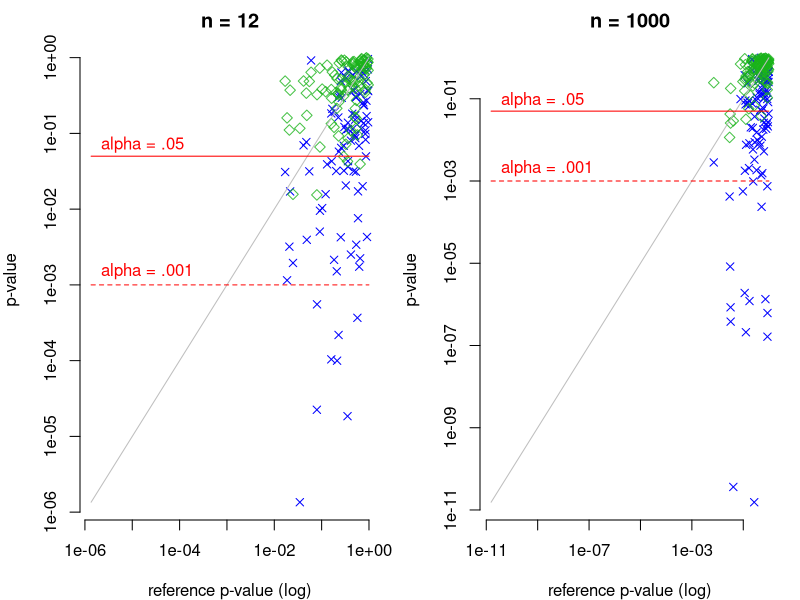

Here is the R script that generated this plot:
rm(list=ls())


df <- read.csv("p-values-noeffect-12.csv", sep=",", header=TRUE, strip.white=TRUE)

min = min(df$pX1,df$artX1,df$intX1,df$parX1)
max = max(df$pX1,df$artX1,df$intX1,df$parX1)

#min = min(df$pX1,df$artX1,df$parX1)
#max = max(df$pX1,df$artX1,df$parX1)

par(mfrow = c(1, 2), mar = c(4, 4, 2, 1))

plot(df$pX1,df$artX1, ylim=c(min, max), xlim=c(min,max), col="blue", log='xy', frame.plot=F, ylab="p-value", xlab="reference p-value (log)", pch=4, main = "n = 12")
par(new=TRUE)
plot(df$pX1,df$parX1, ylim=c(min, max), xlim=c(min,max),  col = rgb(0.1, .7, 0.1, 0.8), log='xy', bty ="n", axes=F, frame.plot=F, xaxt='n', yaxt='n', xlab=NA, ylab=NA, pch=5)
par(new=TRUE)
#plot(df$pX1,df$intX1,  ylim=c(min, max), xlim=c(min,max), log='xy', col = "blue", bty ="n", axes=F, frame.plot=F, xaxt='n', yaxt='n', xlab=NA, ylab=NA)
curve(1*x, add = T,col="grey")
curve(.05+0*x, add = T,col="red")
text(min, .07, "alpha = .05", col = "red", pos = 4)
curve(.001+0*x, add = T,col="red", lty =2)
text(min, .0015, "alpha = .001", col = "red", pos = 4)

#text(.0006, 0.5, "PAR", col = rgb(0.1, .7, 0.1, 0.8), pos = 4)
#text(.0006, 0.0001, "ART", col = "blue", pos = 4)


df <- read.csv("p-values-noeffect-1000.csv", sep=",", header=TRUE, strip.white=TRUE)
min = min(df$pX1,df$artX1,df$intX1,df$parX1)
max = max(df$pX1,df$artX1,df$intX1,df$parX1)
plot(df$pX1,df$artX1, ylim=c(min, max), xlim=c(min,max), col="blue", log='xy', frame.plot=F, ylab="p-value", xlab="reference p-value (log)", pch=4, main = "n = 1000")
par(new=TRUE)
plot(df$pX1,df$parX1, ylim=c(min, max), xlim=c(min,max), col = rgb(0.1, .7, 0.1, 0.8), log='xy', bty ="n", axes=F, frame.plot=F, xaxt='n', yaxt='n', xlab=NA, ylab=NA, pch=5)
par(new=TRUE)
#plot(df$pX1,df$intX1,  ylim=c(min, max), xlim=c(min,max), log='xy', col = "blue", bty ="n", axes=F, frame.plot=F, xaxt='n', yaxt='n', xlab=NA, ylab=NA)
curve(1*x, add = T,col="grey")
curve(.05+0*x, add = T,col="red")
text(min, .09, "alpha = .05", col = "red", pos = 4)
curve(.001+0*x, add = T,col="red", lty =2)
text(min, .002, "alpha = .001", col = "red", pos = 4)

